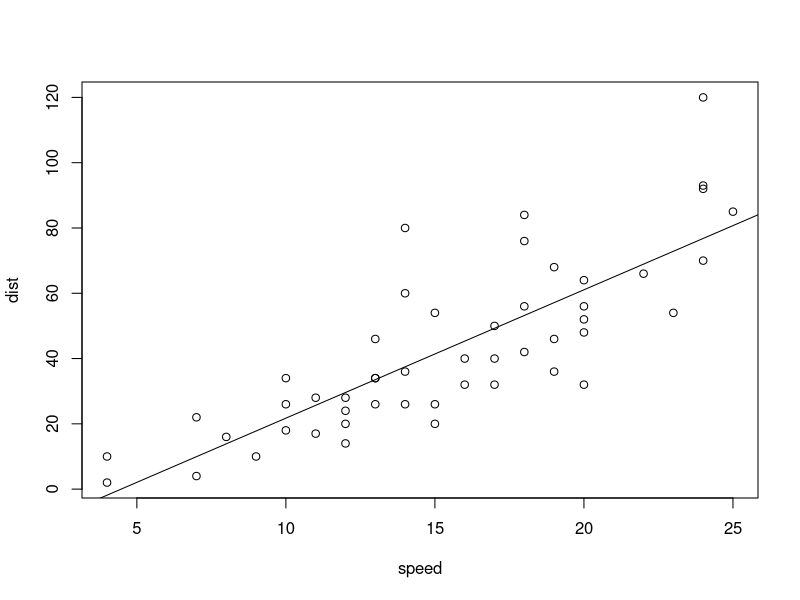
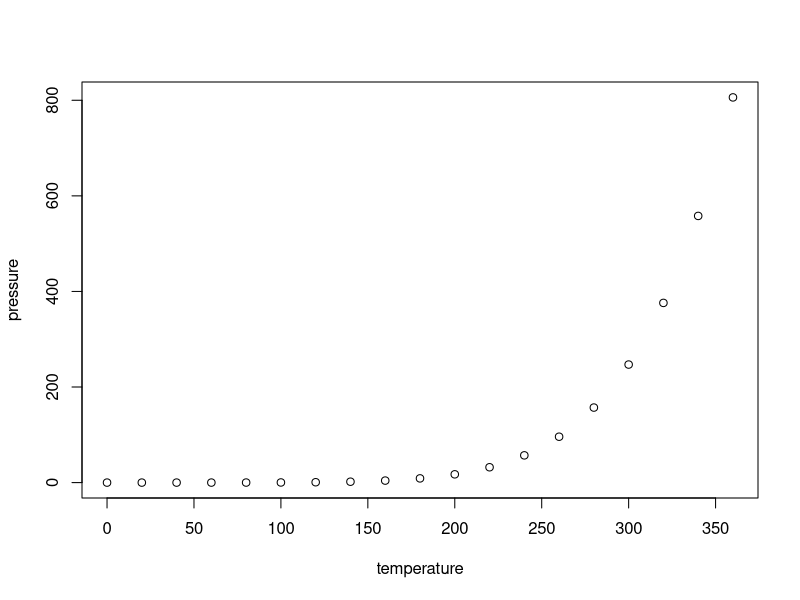

The R script that drew these images, in order:
## ---- chunk 1
knitr::opts_chunk$set(echo = TRUE)
## ---- chunk 2
summary(cars)
plot(dist ~ speed,data = cars)
abline(lm(dist ~ speed, data = cars))

## ---- chunk 3
plot(pressure)
